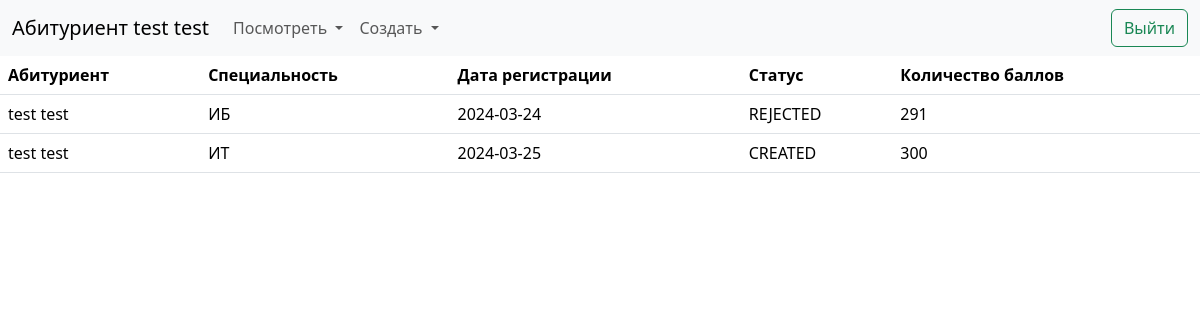
The app's page /enrollees/applications (signed in) with its own data.
### app/models/enrollee.py (models this page shows)
class Enrollee(Base):
    __tablename__ = "enrollees"
    first_name: Mapped[str]
    second_name: Mapped[str]
    phone_number: Mapped[str]
    email: Mapped[str | None] = mapped_column(default=None)
    password: Mapped[str]
    applications: Mapped[list["Application"]] = relationship(back_populates="enrollee")

### app/models/application.py (models this page shows)
class Application(Base):
    __tablename__ = "applications"
    enrollee_id: Mapped[UUID] = mapped_column(
        ForeignKey("enrollees.id", ondelete="CASCADE")
    )
    employee_id: Mapped[UUID | None] = mapped_column(ForeignKey("employees.id"))
    speciality_id: Mapped[UUID] = mapped_column(ForeignKey("specialties.id"))
    registration_date: Mapped[datetime] = mapped_column(default=datetime.now())
    status: Mapped[ApplicationStatus] = mapped_column(default="CREATED")
    total_points: Mapped[int]
    enrollee: Mapped["Enrollee"] = relationship(
        back_populates="applications", cascade="delete, all"
    )
    employee: Mapped["Employee"] = relationship(back_populates="applications")
    speciality: Mapped["Speciality"] = relationship(back_populates="applications")

### app/models/speciality.py (models this page shows)
class Speciality(Base):
    __tablename__ = "specialties"
    name: Mapped[str]
    description: Mapped[str]
    area: Mapped[str]
    subjects: Mapped[list] = mapped_column(type_=JSON)
    applications: Mapped[list["Application"]] = relationship(
        back_populates="speciality"
    )

### app/api/api_v1/endpoints/enrollees.py (the view)
@router.get("/applications")
def enrollee_applications_get(
    request: Request,
    db: Session = Depends(deps.get_db),
    enrollee=Depends(get_current_enrollee),
):
    applications = read_applications(db=db)
    specialities = read_specialities(db=db)
    return templates.TemplateResponse(
        request=request,
        name="applications.html",
        context={
            "applications": applications,
            "enrollee": enrollee,
            "specialities": specialities,
        },
    )

### templates/enrollee/applications.html
{% extends "base.html" %}
{% block content %}
<table class="table">
    <thead>
        <tr>
            <th scope="col">Абитуриент</th>
            <th scope="col">Специальность</th>
            <th scope="col">Дата регистрации</th>
            <th scope="col">Статус</th>
            <th scope="col">Количество баллов</th>
        </tr>
    </thead>
    <tbody>
        {% for application in applications %}
        <tr>
            <td>{{application.enrollee.first_name}} {{application.enrollee.second_name}}</td>
            <td>{{application.speciality.name}}</td>
            <td>{{application.registration_date.strftime('%Y-%m-%d')}}</td>
            <td>{{application.status.value}}</td>
            <td>{{application.total_points}}</td>
        </tr>
        {% endfor %}
    </tbody>
</table>
{% endblock %}

### templates/enrollee/base.html (shortened to what this page needs)
<html lang="en">
<head>
    <link href="https://cdn.jsdelivr.net/npm/bootstrap@5.3.3/dist/css/bootstrap.min.css" rel="stylesheet"
>
</head>
<body>
    <nav class="navbar navbar-expand-lg bg-body-tertiary">
        <div class="container-fluid">
            <a class="navbar-brand" href="{{url_for('enrollee_start')}}">Абитуриент {{enrollee.first_name}}
                {{enrollee.second_name}}</a>
            <div class="collapse navbar-collapse" id="navbarSupportedContent">
                <ul class="navbar-nav me-auto mb-2 mb-lg-0">
                    <li class="nav-item dropdown">
                        <a class="nav-link dropdown-toggle" href="#" role="button" data-bs-toggle="dropdown"
                            aria-expanded="false">
                            Посмотреть
                        </a>
                    </li>
                    <li class="nav-item dropdown">
                        <a class="nav-link dropdown-toggle" href="#" role="button" data-bs-toggle="dropdown"
                            aria-expanded="false">
                            Создать
                        </a>
                    </li>
                </ul>
                <a class="btn btn-outline-success" href="{{url_for('enrollee_logout_get')}}">Выйти</a>
            </div>
        </div>
    </nav>
    <div id="content">{% block content %}{% endblock %}</div>
</body>
</html>

### records on screen
Enrollee: first_name "test", second_name "test"
Application: enrollee.first_name "test", enrollee.second_name "test", speciality.name "ИБ", registration_date "2024-03-24", status.value "REJECTED", total_points "291"
Application: enrollee.first_name "test", enrollee.second_name "test", speciality.name "ИТ", registration_date "2024-03-25", status.value "CREATED", total_points "300"
